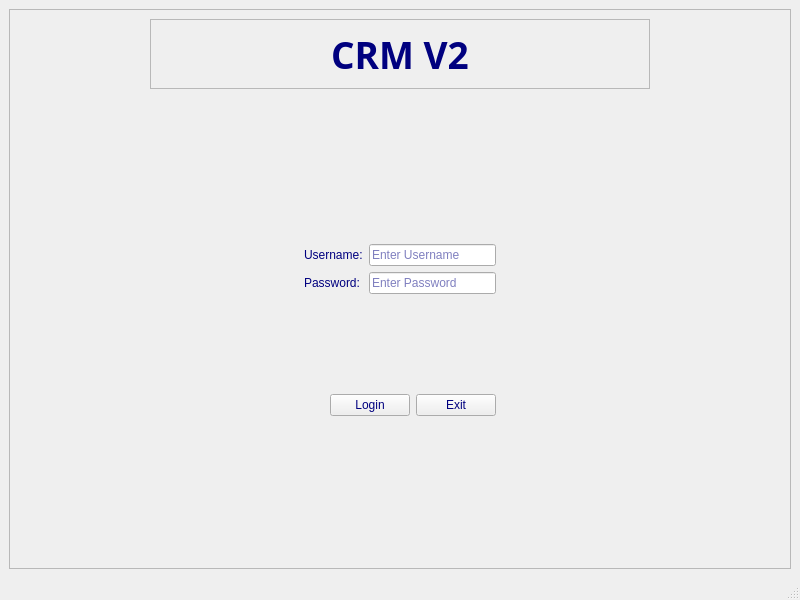
<?xml version="1.0" encoding="UTF-8"?>
<ui version="4.0">
 <class>MainWindow</class>
 <widget class="QMainWindow" name="MainWindow">
  <property name="geometry">
   <rect>
    <x>0</x>
    <y>0</y>
    <width>800</width>
    <height>600</height>
   </rect>
  </property>
  <property name="windowTitle">
   <string>MainWindow</string>
  </property>
  <widget class="QWidget" name="centralwidget">
   <layout class="QGridLayout" name="gridLayout_3">
    <item row="0" column="0">
     <widget class="QFrame" name="frame">
      <property name="palette">
       <palette>
        <active>
         <colorrole role="WindowText">
          <brush brushstyle="SolidPattern">
           <color alpha="255">
            <red>0</red>
            <green>0</green>
            <blue>127</blue>
           </color>
          </brush>
         </colorrole>
         <colorrole role="Text">
          <brush brushstyle="SolidPattern">
           <color alpha="255">
            <red>0</red>
            <green>0</green>
            <blue>127</blue>
           </color>
          </brush>
         </colorrole>
         <colorrole role="ButtonText">
          <brush brushstyle="SolidPattern">
           <color alpha="255">
            <red>0</red>
            <green>0</green>
            <blue>127</blue>
           </color>
          </brush>
         </colorrole>
        </active>
        <inactive>
         <colorrole role="WindowText">
          <brush brushstyle="SolidPattern">
           <color alpha="255">
            <red>0</red>
            <green>0</green>
            <blue>127</blue>
           </color>
          </brush>
         </colorrole>
         <colorrole role="Text">
          <brush brushstyle="SolidPattern">
           <color alpha="255">
            <red>0</red>
            <green>0</green>
            <blue>127</blue>
           </color>
          </brush>
         </colorrole>
         <colorrole role="ButtonText">
          <brush brushstyle="SolidPattern">
           <color alpha="255">
            <red>0</red>
            <green>0</green>
            <blue>127</blue>
           </color>
          </brush>
         </colorrole>
        </inactive>
        <disabled/>
       </palette>
      </property>
      <property name="frameShape">
       <enum>QFrame::StyledPanel</enum>
      </property>
      <property name="frameShadow">
       <enum>QFrame::Raised</enum>
      </property>
      <layout class="QGridLayout" name="gridLayout_2">
       <item row="2" column="3">
        <layout class="QVBoxLayout" name="verticalLayout_3">
         <item>
          <spacer name="horizontalSpacer_5">
           <property name="orientation">
            <enum>Qt::Horizontal</enum>
           </property>
           <property name="sizeHint" stdset="0">
            <size>
             <width>40</width>
             <height>20</height>
            </size>
           </property>
          </spacer>
         </item>
        </layout>
       </item>
       <item row="2" column="0">
        <spacer name="horizontalSpacer">
         <property name="orientation">
          <enum>Qt::Horizontal</enum>
         </property>
         <property name="sizeHint" stdset="0">
          <size>
           <width>168</width>
           <height>20</height>
          </size>
         </property>
        </spacer>
       </item>
       <item row="0" column="0" colspan="4">
        <layout class="QHBoxLayout" name="horizontalLayout_5">
         <item>
          <spacer name="horizontalSpacer_3">
           <property name="orientation">
            <enum>Qt::Horizontal</enum>
           </property>
           <property name="sizeHint" stdset="0">
            <size>
             <width>40</width>
             <height>20</height>
            </size>
           </property>
          </spacer>
         </item>
         <item>
          <widget class="QLabel" name="label_applications">
           <property name="minimumSize">
            <size>
             <width>500</width>
             <height>70</height>
            </size>
           </property>
           <property name="maximumSize">
            <size>
             <width>400</width>
             <height>70</height>
            </size>
           </property>
           <property name="palette">
            <palette>
             <active>
              <colorrole role="WindowText">
               <brush brushstyle="SolidPattern">
                <color alpha="255">
                 <red>0</red>
                 <green>0</green>
                 <blue>127</blue>
                </color>
               </brush>
              </colorrole>
             </active>
             <inactive>
              <colorrole role="WindowText">
               <brush brushstyle="SolidPattern">
                <color alpha="255">
                 <red>0</red>
                 <green>0</green>
                 <blue>127</blue>
                </color>
               </brush>
              </colorrole>
             </inactive>
             <disabled/>
            </palette>
           </property>
           <property name="font">
            <font>
             <family>Bahnschrift SemiBold SemiConden</family>
             <pointsize>28</pointsize>
             <bold>true</bold>
             <stylestrategy>PreferDefault</stylestrategy>
            </font>
           </property>
           <property name="mouseTracking">
            <bool>true</bool>
           </property>
           <property name="contextMenuPolicy">
            <enum>Qt::DefaultContextMenu</enum>
           </property>
           <property name="autoFillBackground">
            <bool>false</bool>
           </property>
           <property name="frameShape">
            <enum>QFrame::StyledPanel</enum>
           </property>
           <property name="frameShadow">
            <enum>QFrame::Raised</enum>
           </property>
           <property name="lineWidth">
            <number>3</number>
           </property>
           <property name="midLineWidth">
            <number>1</number>
           </property>
           <property name="text">
            <string>CRM V2</string>
           </property>
           <property name="textFormat">
            <enum>Qt::AutoText</enum>
           </property>
           <property name="scaledContents">
            <bool>false</bool>
           </property>
           <property name="alignment">
            <set>Qt::AlignCenter</set>
           </property>
           <property name="wordWrap">
            <bool>false</bool>
           </property>
           <property name="openExternalLinks">
            <bool>false</bool>
           </property>
          </widget>
         </item>
         <item>
          <spacer name="horizontalSpacer_4">
           <property name="orientation">
            <enum>Qt::Horizontal</enum>
           </property>
           <property name="sizeHint" stdset="0">
            <size>
             <width>40</width>
             <height>20</height>
            </size>
           </property>
          </spacer>
         </item>
        </layout>
       </item>
       <item row="6" column="2">
        <spacer name="verticalSpacer">
         <property name="orientation">
          <enum>Qt::Vertical</enum>
         </property>
         <property name="sizeHint" stdset="0">
          <size>
           <width>20</width>
           <height>40</height>
          </size>
         </property>
        </spacer>
       </item>
       <item row="2" column="1" colspan="2">
        <layout class="QGridLayout" name="gridLayout">
         <item row="2" column="1">
          <spacer name="verticalSpacer_3">
           <property name="orientation">
            <enum>Qt::Vertical</enum>
           </property>
           <property name="sizeHint" stdset="0">
            <size>
             <width>20</width>
             <height>40</height>
            </size>
           </property>
          </spacer>
         </item>
         <item row="0" column="0">
          <widget class="QLabel" name="label">
           <property name="palette">
            <palette>
             <active>
              <colorrole role="WindowText">
               <brush brushstyle="SolidPattern">
                <color alpha="255">
                 <red>0</red>
                 <green>0</green>
                 <blue>127</blue>
                </color>
               </brush>
              </colorrole>
              <colorrole role="Text">
               <brush brushstyle="SolidPattern">
                <color alpha="255">
                 <red>0</red>
                 <green>0</green>
                 <blue>127</blue>
                </color>
               </brush>
              </colorrole>
              <colorrole role="ButtonText">
               <brush brushstyle="SolidPattern">
                <color alpha="255">
                 <red>0</red>
                 <green>0</green>
                 <blue>127</blue>
                </color>
               </brush>
              </colorrole>
             </active>
             <inactive>
              <colorrole role="WindowText">
               <brush brushstyle="SolidPattern">
                <color alpha="255">
                 <red>0</red>
                 <green>0</green>
                 <blue>127</blue>
                </color>
               </brush>
              </colorrole>
              <colorrole role="Text">
               <brush brushstyle="SolidPattern">
                <color alpha="255">
                 <red>0</red>
                 <green>0</green>
                 <blue>127</blue>
                </color>
               </brush>
              </colorrole>
              <colorrole role="ButtonText">
               <brush brushstyle="SolidPattern">
                <color alpha="255">
                 <red>0</red>
                 <green>0</green>
                 <blue>127</blue>
                </color>
               </brush>
              </colorrole>
             </inactive>
             <disabled/>
            </palette>
           </property>
           <property name="text">
            <string>Username:</string>
           </property>
          </widget>
         </item>
         <item row="1" column="0">
          <widget class="QLabel" name="label_2">
           <property name="text">
            <string>Password:</string>
           </property>
          </widget>
         </item>
         <item row="1" column="1">
          <widget class="QLineEdit" name="lineEdit_2">
           <property name="placeholderText">
            <string>Enter Password</string>
           </property>
          </widget>
         </item>
         <item row="0" column="1">
          <widget class="QLineEdit" name="lineEdit">
           <property name="inputMask">
            <string/>
           </property>
           <property name="text">
            <string/>
           </property>
           <property name="placeholderText">
            <string>Enter Username</string>
           </property>
          </widget>
         </item>
         <item row="3" column="1">
          <widget class="QLabel" name="label_5">
           <property name="text">
            <string/>
           </property>
          </widget>
         </item>
         <item row="3" column="0">
          <widget class="QLabel" name="label_3">
           <property name="text">
            <string/>
           </property>
          </widget>
         </item>
        </layout>
       </item>
       <item row="5" column="2">
        <layout class="QHBoxLayout" name="horizontalLayout_2">
         <item>
          <widget class="QPushButton" name="pushButton_2">
           <property name="text">
            <string>Login</string>
           </property>
          </widget>
         </item>
         <item>
          <widget class="QPushButton" name="pushButton">
           <property name="text">
            <string>Exit</string>
           </property>
          </widget>
         </item>
        </layout>
       </item>
       <item row="1" column="1">
        <spacer name="verticalSpacer_2">
         <property name="orientation">
          <enum>Qt::Vertical</enum>
         </property>
         <property name="sizeHint" stdset="0">
          <size>
           <width>20</width>
           <height>40</height>
          </size>
         </property>
        </spacer>
       </item>
       <item row="1" column="2">
        <widget class="QLabel" name="label_4">
         <property name="text">
          <string/>
         </property>
         <property name="pixmap">
          <pixmap resource="../qrc/resources.qrc">:/images/logo1.png</pixmap>
         </property>
         <property name="scaledContents">
          <bool>true</bool>
         </property>
        </widget>
       </item>
      </layout>
     </widget>
    </item>
   </layout>
  </widget>
  <widget class="QMenuBar" name="menubar">
   <property name="geometry">
    <rect>
     <x>0</x>
     <y>0</y>
     <width>800</width>
     <height>22</height>
    </rect>
   </property>
  </widget>
  <widget class="QStatusBar" name="statusbar"/>
 </widget>
 <resources>
  <include location="../qrc/resources.qrc"/>
 </resources>
 <connections/>
</ui>
